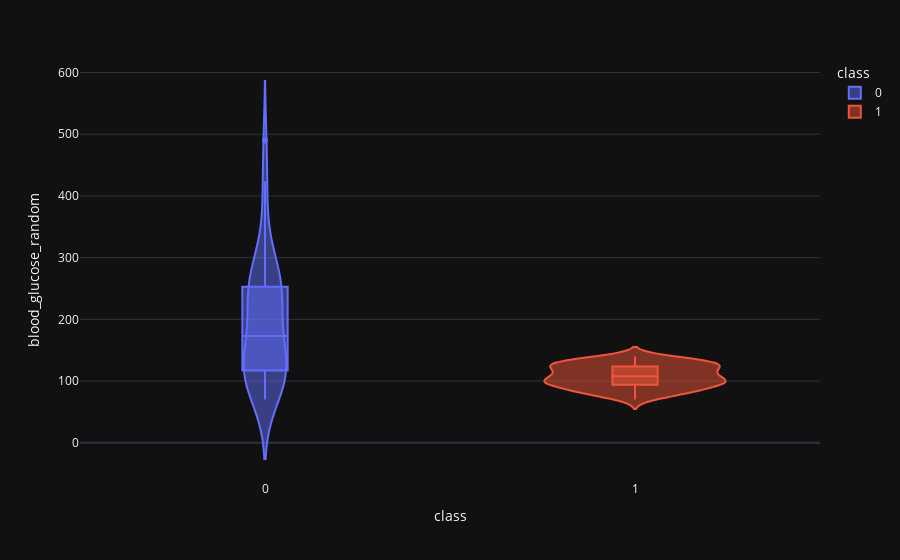

This figure's notebook cell:
### Code cell
violin('blood_glucose_random')

### Figure 1 — Plotly figure (JSON) as saved in the notebook; plotly's stock layout.template omitted (floating-point values rounded to 4 significant figures)
{"data": [{"alignmentgroup": "True", "box": {"visible": true}, "hovertemplate": "class=%{x}<br>blood_glucose_random=%{y}<extra></extra>", "legendgroup": "0", "marker": {"color": "#636efa"}, "name": "0", "offsetgroup": "0", "orientation": "v", "scalegroup": "True", "showlegend": true, "type": "violin", "x": [0, 0, 0, 0, 0, 0, 0, 0, 0, 0, 0, 0, 0, 0, 0, 0, 0, 0, 0, 0, 0, 0, 0, 0, 0, 0, 0, 0, 0, 0, 0, 0, 0, 0, 0, 0, 0, 0, 0, 0, 0, 0, 0], "x0": " ", "xaxis": "x", "y": [117, 70, 380, 157, 173, 95, 264, 70, 253, 163, 129, 133, 76, 280, 210, 219, 295, 118, 224, 128, 118, 105, 288, 273, 122, 303, 102, 107, 117, 239, 94, 129, 252, 255, 253, 214, 490, 163, 241, 214, 106, 424, 176], "y0": " ", "yaxis": "y"}, {"alignmentgroup": "True", "box": {"visible": true}, "hovertemplate": "class=%{x}<br>blood_glucose_random=%{y}<extra></extra>", "legendgroup": "1", "marker": {"color": "#EF553B"}, "name": "1", "offsetgroup": "1", "orientation": "v", "scalegroup": "True", "showlegend": true, "type": "violin", "x": [1, 1, 1, 1, 1, 1, 1, 1, 1, 1, 1, 1, 1, 1, 1, 1, 1, 1, 1, 1, 1, 1, 1, 1, 1, 1, 1, 1, 1, 1, 1, 1, 1, 1, 1, 1, 1, 1, 1, 1, 1, 1, 1, 1, 1, 1, 1, 1, 1, 1, 1, 1, 1, 1, 1, 1, 1, 1, 1, 1, 1, 1, 1, 1, 1, 1, 1, 1, 1, 1, 1, 1, 1, 1, 1, 1, 1, 1, 1, 1, 1, 1, 1, 1, 1, 1, 1, 1, 1, 1, 1, 1, 1, 1, 1, 1, 1, 1, 1, 1, 1, 1, 1, 1, 1, 1, 1, 1, 1, 1, 1, 1, 1, 1, 1], "x0": " ", "xaxis": "x", "y": [140, 70, 82, 119, 99, 121, 131, 91, 98, 104, 131, 122, 118, 117, 132, 97, 133, 122, 121, 111, 96, 139, 125, 123, 112, 140, 130, 123, 100, 94, 81, 93, 124, 89, 125, 91, 127, 96, 128, 122, 128, 137, 81, 102, 132, 104, 131, 102, 120, 105, 109, 130, 100, 109, 120, 80, 130, 99, 134, 92, 132, 88, 100, 130, 95, 111, 106, 97, 108, 99, 83, 109, 86, 102, 95, 87, 107, 117, 88, 105, 70, 89, 118, 81, 125, 82, 107, 83, 79, 109, 133, 111, 74, 88, 97, 78, 113, 75, 119, 132, 113, 100, 93, 94, 112, 99, 85, 133, 117, 137, 140, 75, 100, 114, 131], "y0": " ", "yaxis": "y"}], "layout": {"legend": {"title": {"text": "class"}, "tracegroupgap": 0}, "margin": {"t": 60}, "violinmode": "overlay", "xaxis": {"anchor": "y", "categoryarray": [0, 1], "categoryorder": "array", "domain": [0, 1], "title": {"text": "class"}}, "yaxis": {"anchor": "x", "domain": [0, 1], "title": {"text": "blood_glucose_random"}}}}
